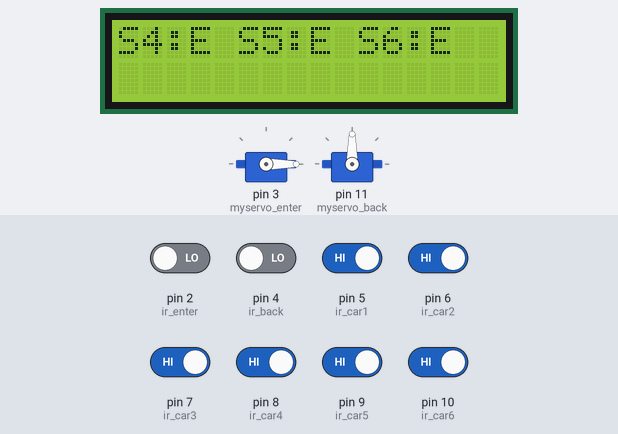
This sketch was run on a simulated Arduino Uno, built with avr-gcc and run on an emulated ATmega328P. Parts: 2 × servo, 16×2 character LCD. The inputs (shaded band) are chosen by the test bench; at power-on: pin 5 (ir_car1), pin 6 (ir_car2), pin 7 (ir_car3), pin 8 (ir_car4), pin 9 (ir_car5), pin 10 (ir_car6) HIGH, pin 2 (ir_enter), pin 4 (ir_back) LOW. What the sketch prints to the serial monitor is not drawn.

Above: at 3.3 s.
3.4 s: pin 5 (ir_car1) driven LOW
At 5.0 s:
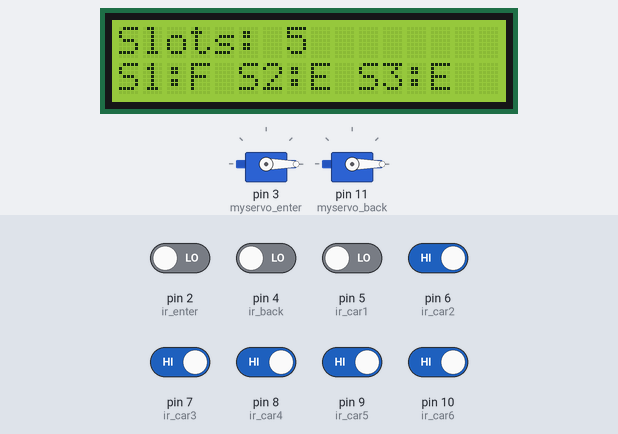
9.7 s: pin 6 (ir_car2) driven LOW
At 10.6 s:
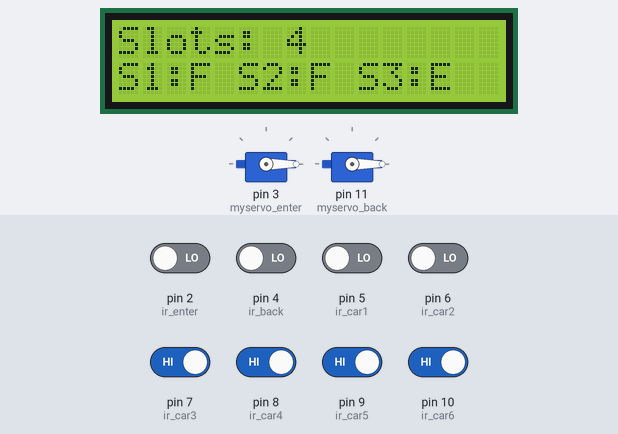
17.1 s: pin 7 (ir_car3) driven LOW
At 17.8 s:
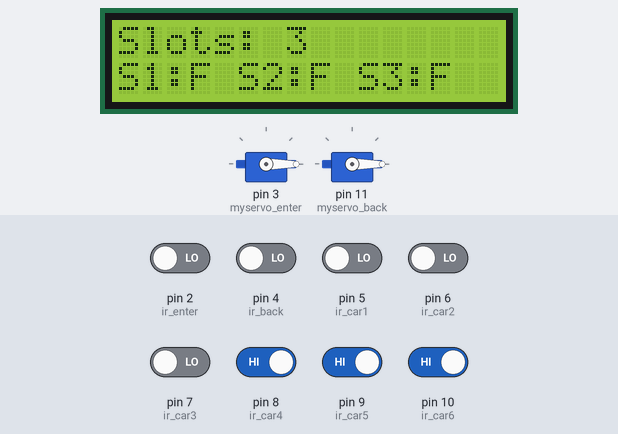
24.5 s: pin 9 (ir_car5) driven LOW
At 27.2 s:
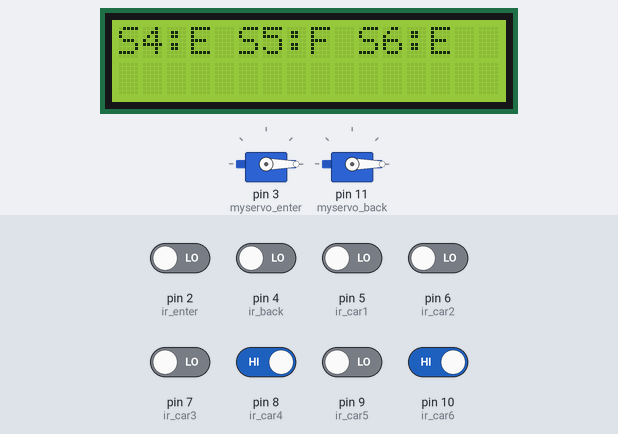
31.9 s: pin 10 (ir_car6) driven LOW
At 33.0 s:
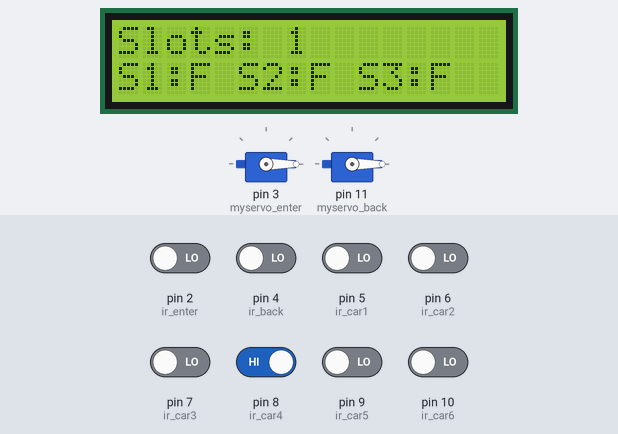
39.3 s: pin 8 (ir_car4) driven LOW
At 41.1 s:
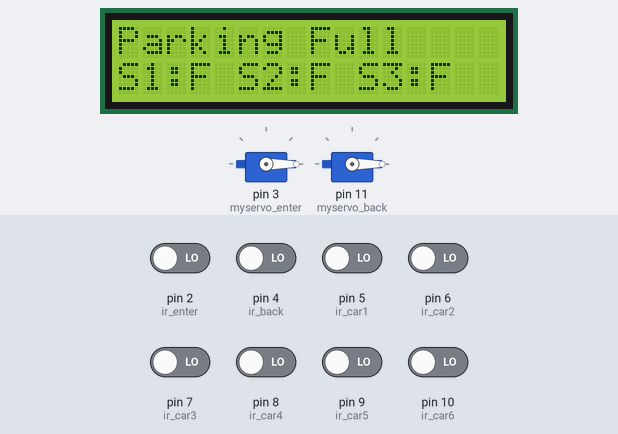
Timing chart, 0 to 42.6 s (numbered marks = the images above; inputs shaded):
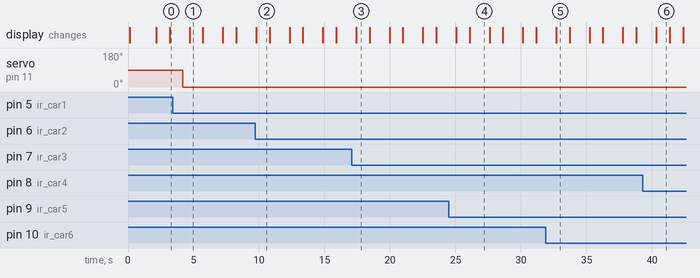

Measured:
- after the input at 3.4 s, the display: changes after 1.3 s (image 1)
- after the input at 9.7 s, the display: changes after 0.09 s (image 2)
- after the input at 17.1 s, the display: changes after 0.33 s (image 3)
- after the input at 24.5 s, the display: first changes after 0.56 s (image 4 shows a later state)
- after the input at 31.9 s, the display: changes after 0.79 s (image 5)
- after the input at 39.3 s, the display: changes after 1.0 s (image 6)
- what the display in image 1 shows lasts 1.0 s, from 4.7 s to 5.7 s

The sketch:

p1.ino
```cpp
#include <Servo.h>
#include <Wire.h>
#include <LiquidCrystal_I2C.h>

LiquidCrystal_I2C lcd(0x27, 16, 2);  // 16x2 LCD
Servo myservo_enter;
Servo myservo_back;

// IR sensor pins
#define ir_enter 2
#define ir_back  4
#define ir_car1 5
#define ir_car2 6
#define ir_car3 7
#define ir_car4 8
#define ir_car5 9
#define ir_car6 10

int S1=0, S2=0, S3=0, S4=0, S5=0, S6=0;
//int flag1=0, flag2=0;
int slot = 6;

void setup() {
    Serial.begin(9600);

    pinMode(ir_car1, INPUT);
    pinMode(ir_car2, INPUT);
    pinMode(ir_car3, INPUT);
    pinMode(ir_car4, INPUT);
    pinMode(ir_car5, INPUT);
    pinMode(ir_car6, INPUT);
    pinMode(ir_enter, INPUT);
    pinMode(ir_back, INPUT);

    myservo_enter.attach(3);
    delay(10);
    myservo_back.attach(11);
    delay(10);
    myservo_enter.attach(3);
    delay(10);
    myservo_back.attach(11);
    delay(10);
    myservo_enter.write(0);
    myservo_back.attach(0);

    lcd.init();
    lcd.backlight();

    lcd.setCursor(0, 0);
    lcd.print("  Car Parking ");
    Serial.println("Car Parking System");

    lcd.setCursor(0, 1);
    lcd.print("    System    ");
    Serial.println("System");

    delay(2000);
    lcd.clear();

    Read_Sensor();
    slot = 6 - (S1 + S2 + S3 + S4 + S5 + S6);
}

void loop() {
    Read_Sensor();
    myservo_back.attach(11);

    // Update available slots count
    slot = 6 - (S1 + S2 + S3 + S4 + S5 + S6);

    lcd.clear();
    lcd.setCursor(0, 0);

    Serial.print("Available Slots: ");
    if (slot > 0) {
        lcd.print("Slots: ");
        lcd.print(slot);
        Serial.println(slot);
    } else {
        lcd.print("Parking Full");
        Serial.println("Full");
    }

    // Display S1, S2, S3 on LCD and Serial Monitor
    lcd.setCursor(0, 1);
    Serial.print("S1: ");
    lcd.print("S1:");
    lcd.print(S1 ? "F " : "E ");
    Serial.print(S1 ? "F " : "E ");

    lcd.print("S2:");
    Serial.print(" S2: ");
    lcd.print(S2 ? "F " : "E ");
    Serial.print(S2 ? "F " : "E ");

    lcd.print("S3:");
    Serial.print(" S3: ");
    lcd.print(S3 ? "F " : "E ");
    Serial.println(S3 ? "F " : "E ");

    delay(1000);

    // Display S4, S5, S6 on LCD and Serial Monitor
    lcd.clear();
    lcd.setCursor(0, 0);
    Serial.print("S4: ");
    lcd.print("S4:");
    lcd.print(S4 ? "F " : "E ");
    Serial.print(S4 ? "F " : "E ");

    lcd.print("S5:");
    Serial.print(" S5: ");
    lcd.print(S5 ? "F " : "E ");
    Serial.print(S5 ? "F " : "E ");

    lcd.print("S6:");
    Serial.print(" S6: ");
    lcd.print(S6 ? "F " : "E ");
    Serial.println(S6 ? "F " : "E ");

    delay(1000);

    // Entry/Exit Mechanism
  /*  if (digitalRead(ir_enter) == 0 && flag1 == 0) {
        if (slot > 0) {
            flag1 = 1;
            if (flag2 == 0) {
                myservo.write(180);
                slot = slot - 1;
            }
        } else {
            lcd.setCursor(0, 0);
            lcd.print(" Parking Full ");
            Serial.println("Parking Full");
            delay(1500);
        }
    }

    if (digitalRead(ir_back) == 0 && flag2 == 0) {
        flag2 = 1;
        if (flag1 == 0) {
            myservo.write(180);
            slot = slot + 1;
        }
    }

    if (flag1 == 1 && flag2 == 1) {
        delay(1000);
        myservo.write(90);
        flag1 = 0;
        flag2 = 0;
    }

    delay(500);  // Reduce CPU load
}*/
if(slot>0){
if(digitalRead(ir_enter) == 0 ){
  myservo_enter.write(0);

}
else{
  myservo_enter.write(90);

}
if(digitalRead(ir_back) == 0){
   myservo_back.write(0);
}
else{
  myservo_back.write(90);
}

delay(500);
//myservo.write(0);

if (slot==0){
  lcd.setCursor(0, 0);
  lcd.println("Parking");
  lcd.setCursor(0, 1);
  lcd.print("Full Full");
  Serial.print(" Parking Full ");
  //lcd.print(" Parking Full ");
}
}}
void Read_Sensor() {
    S1 = digitalRead(ir_car1) == 0 ? 1 : 0;
    S2 = digitalRead(ir_car2) == 0 ? 1 : 0;
    S3 = digitalRead(ir_car3) == 0 ? 1 : 0;
    S4 = digitalRead(ir_car4) == 0 ? 1 : 0;
    S5 = digitalRead(ir_car5) == 0 ? 1 : 0;
    S6 = digitalRead(ir_car6) == 0 ? 1 : 0;
}
```
